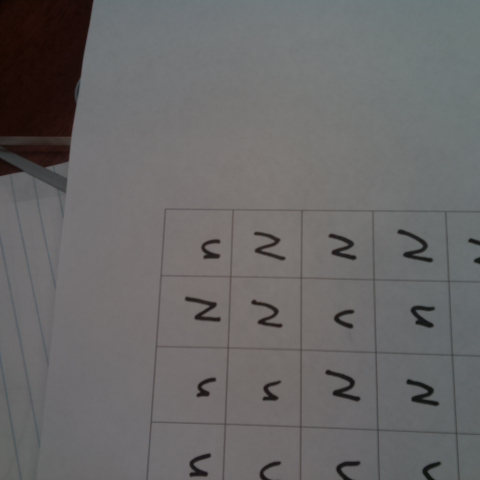
#> input picture TDS_Image_Proj/images/thefan1.jpg, 480 x 480 px; its folder holds only this picture in this run
$ jupyter execute --allow-errors 'Image Processing Tests.ipynb'   (shell and % lines are left out)
#> lines starting #> are read from the running program, lines starting #| are printed output that depends on the picture; after the words box and inside, x2 and y2 are one past the last pixel; in counts of white or black regions, pixels touching at a corner belong together
# TDS Character Recognition Project
## Image Preprocessing Tests

We'll use some packages we have not used before, namely: **skimage** and **opencv**. If necessary, install them with:
```bash
pip install scikit-image opencv-python opencv-contrib-python
```

[cell 1]
import skimage
from skimage import exposure
import matplotlib.pyplot as plt
import numpy as np
import cv2

import os
import glob

### Load our image database.

[cell 2]
imset = np.array([plt.imread(i) for i in glob.glob("../images/*.jpg")])

print("Size of our dataset: {} images.\nEach image has dimensions: {}.\nEach channel is of type: {}".format( \
    imset.shape[0], imset[0].shape, type(imset[0][0][0][0])))
#| Size of our dataset: 1 images.
#| Each image has dimensions: (480, 480, 3).
#| Each channel is of type: <class 'numpy.uint8'>

We will be working with a random sample image from the set from this point on.

[cell 3]
sim = np.random.permutation(imset)[0]
#> sim is the input picture: shape (480, 480, 3); mean R, G, B 105.2, 103.9, 103.8
plt.imshow(sim)

### Image cleanup

The original images didn't use any sofisticated methods for capturing (e.g. special lighting, controlled orientation, etc.). Therefore, we first need to perform some cleanup and enhancement, which will help subsequent algorithms perform their job.

[cell 4]
plt.figure(figsize=(16,8))

plt.subplot(241)
plt.imshow(exposure.rescale_intensity(sim))
plt.title("Rescale Intensity\n(still full color)")
plt.subplot(242)
plt.imshow(exposure.equalize_hist(skimage.color.rgb2gray(sim)), cmap="gray")
plt.title("Simple grayscale\nconversion")
plt.subplot(243)
plt.imshow(exposure.rescale_intensity(skimage.color.rgb2gray(sim)), cmap="gray")
plt.title("Rescale Intensity + \ngrayscale conversion")

plt.subplot(244)
plt.imshow(skimage.color.rgb2gray(exposure.equalize_adapthist(sim)), cmap="gray")
plt.title("Adaptive histogram + \ngrayscale conversion")
#plt.subplot(245)
#plt.imshow(exposure.equalize_hist(skimage.color.rgb2gray(sim)), cmap="gray")
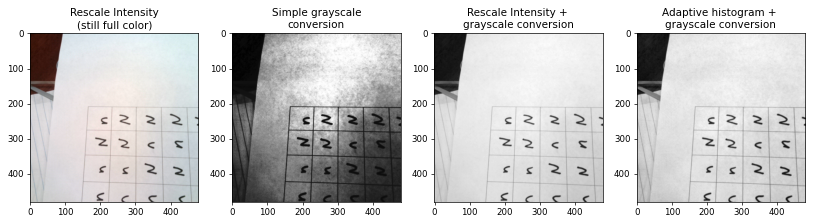
#> figure drawn by matplotlib, 4 panels

### Selected "Rescale Intensity" + Grayscale Conversion
(Note how the three channels for R, G, and B are flattened into a single channel.)

[cell 5]
sim.dtype

[cell 6]
print("Data type of each channel, originally: {}".format(sim.dtype))
#| Data type of each channel, originally: uint8

t = skimage.img_as_ubyte(skimage.color.rgb2gray(sim))
print("Data type of each channel after grayscale: {}".format(t.dtype))
#| Data type of each channel after grayscale: uint8

t = exposure.rescale_intensity(t)
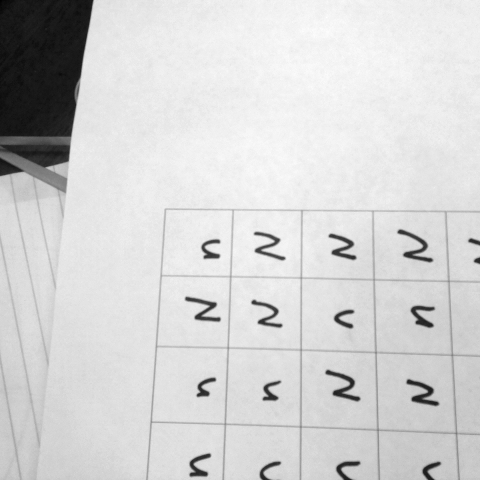
#> t: shape (480, 480); min 0, max 255, mean 210.7
print("Data type of each channel after rescaling intensity: {}".format(t.dtype))
#| Data type of each channel after rescaling intensity: uint8

[cell 7]
print("Image dimensions before conversion: {}".format(sim.shape))
#| Image dimensions before conversion: (480, 480, 3)
sim = skimage.img_as_ubyte(exposure.rescale_intensity(skimage.color.rgb2gray(sim)))
#> sim: shape (480, 480)
print("Image dimensions after conversion: {}".format(sim.shape))
#| Image dimensions after conversion: (480, 480)

### Edge detection

Let's find the edges using the Canny algorithm. Further reading here:
* https://en.wikipedia.org/wiki/Canny_edge_detector
* http://fourier.eng.hmc.edu/e161/lectures/canny/node1.html
* http://aishack.in/tutorials/canny-edge-detector/

[cell 8]
from skimage.feature import canny
edges = canny(sim)
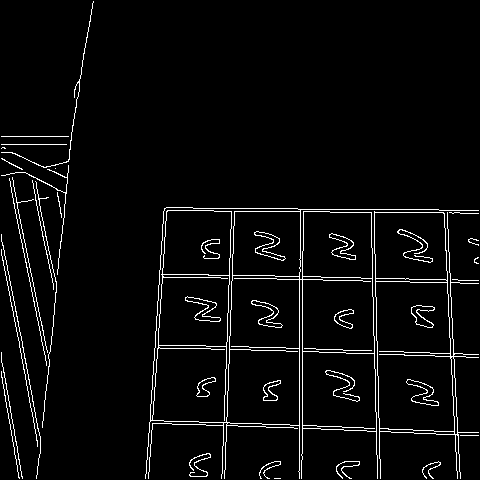
#> edges: shape (480, 480) bool; 4% white in thin lines or dots

plt.figure(figsize=(16,8))
plt.subplot(1,3,1)
plt.imshow(edges, cmap="gray")

from scipy import ndimage as ndi
plt.subplot(1,3,2)
plt.imshow(ndi.binary_fill_holes(edges), cmap="gray")

plt.subplot(1,3,3)
plt.imshow(canny(ndi.binary_fill_holes(edges)), cmap="gray")
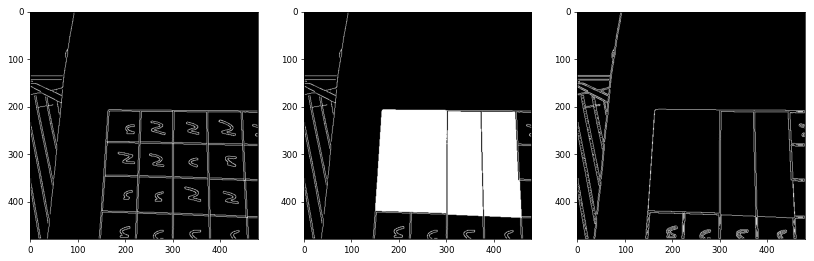
#> figure drawn by matplotlib, 3 panels

[cell 9]
contours = skimage.measure.find_contours(canny(ndi.binary_fill_holes(edges)),level=0.8)
#> contours = 655 point arrays, longest 749 points

print("Found {} contours".format(len(contours)))
#| Found 655 contours

[cell 10]
plt.figure(figsize=(16,8))
plt.subplot(1,2,1)

for n, contour in enumerate(contours):
    plt.plot(contour[:, 1], contour[:, 0], linewidth=2)
    #areas.append(skimage.measure.regionprops(skimage.measure.label(contour,connectivity=2)))
    if n==1:
        break
#> this loop made 2 passes
plt.title("Displaying {} contours".format(len(contours)))
plt.xlim(0, 480)
plt.ylim(0,480)
plt.gca().set_aspect('equal', adjustable='box')
plt.gca().invert_yaxis()

plt.subplot(1,2,2)
#> (the rest of this cell did not finish here and is left out)

[cell 11]
print("The contour is described with {} points in sequence. \n\nAn sample of these values is: \n\n{}".format( \
    len(contour), contour[0:10]))
#| The contour is described with 9 points in sequence.
#| An sample of these values is:
#| [[ 3.2 94. ]
#|  [ 3.  93.8]
#|  [ 2.  93.8]
#|  [ 1.  93.8]
#|  [ 0.8 94. ]
#|  [ 1.  94.2]
#|  [ 2.  94.2]
#|  [ 3.  94.2]
#|  [ 3.2 94. ]]

### Labeled regions

The labeling algorithm tries to group as many *connected* pixels as possible. Each group of pixels (called *a region*) is labeled with a number. The output of this algorithm is "an image" (i.e. an array representing an image), where each "pixel" has the value of its region. The background receives a value of zero.

[cell 12]
labeled = skimage.measure.label(ndi.binary_fill_holes(edges), return_num=True)

print("Found {} regions. A non-zero sample of the values is:\n\n{}".format(labeled[1], labeled[0][labeled[0] > 1][0:100]))
#| Found 28 regions. A non-zero sample of the values is:
#| [2 2 2 2 2 2 2 2 2 2 2 2 2 2 2 2 2 2 2 2 2 2 2 2 2 2 2 2 2 2 2 2 2 2 2 2 2
#|  2 2 2 2 2 2 2 2 2 2 2 2 2 2 2 2 2 2 2 2 2 2 2 2 2 2 2 2 2 2 2 3 3 3 3 3 3
#|  3 3 3 3 3 3 3 3 3 3 3 3 3 3 3 3 3 3 3 3 3 3 3 3 3 3]

plt.imshow(labeled[0], cmap="tab20")
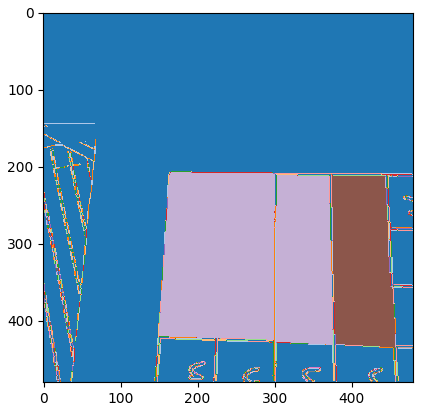
#> figure drawn by matplotlib, 1 panel

#### How do we find the correct region?
A good option for the type of images we are manipulating is to find the "largest" area(s) and do something with them. We will use the area of the regions to get the largest and discard the rest.

Using `skimage.measure.regionprops` we can obtain the area of the labeled regions. Note that we will obtain as many sets of properties as the number of regions we have.

[cell 13]
pr = skimage.measure.regionprops(labeled[0])
#> pr = 28 regions; largest, box (x1, y1, x2, y2) and area: (145, 207, 479, 479) 47447, (374, 211, 479, 479) 16959, (1, 1, 94, 168) 266, (35, 181, 57, 428) 264, (1, 234, 41, 479) 255
areas = np.array([pr[i].area for i in range(len(pr))])
#> areas = 28 values, max 47447 at index 12, min 1 at index 6, mean 2393.4
print("These are the areas for all of the regions: \n\t{}\n\nThe largest region is that at index {}.".format( \
    areas, np.argmax(areas)))
#| These are the areas for all of the regions:
#| 	[2.6600e+02 6.8000e+01 6.6000e+01 6.0000e+00 3.1000e+01 2.1700e+02
#|  1.0000e+00 1.9600e+02 1.9300e+02 1.1300e+02 2.6400e+02 2.9000e+01
#|  4.7447e+04 1.6959e+04 3.0000e+01 2.5500e+02 2.6000e+01 2.0200e+02
#|  1.5000e+01 2.7000e+01 1.3300e+02 1.1100e+02 1.9000e+01 1.1400e+02
#|  6.9000e+01 8.7000e+01 6.4000e+01 7.0000e+00]
#| The largest region is that at index 12.

[cell 14]
pr[0].coords
#> Out = 266 pairs, first value 1 to 167, second value 1 to 93

[cell 15]
simplified = skimage.measure.approximate_polygon(pr[0].coords, 10)
#> simplified = 29 pairs, first value 1 to 167, second value 1 to 93

plt.plot(simplified)
plt.title("{}\n{}".format(simplified.shape, pr[0].coords.shape))
plt.gca().set_aspect('equal', adjustable='box')
plt.gca().invert_yaxis()
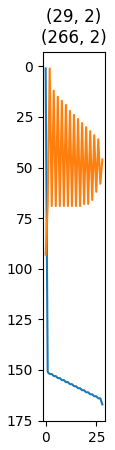
#> figure drawn by matplotlib, 1 panel; curve peaks at x = 28, y = 167; curve peaks at x = 0, y = 93

[cell 16]
pr[0].perimeter
#> Out = 273

[cell 17]
from skimage.feature import corner_harris, corner_subpix, corner_peaks

t = canny(ndi.binary_fill_holes(edges))
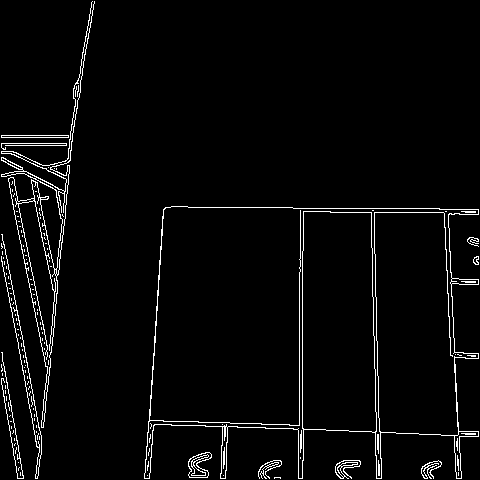
#> t: shape (480, 480) bool; 3.3% white in thin lines or dots

coords = corner_peaks(corner_harris(t), min_distance=50)
#> coords = 18 rows, first 8: [82, 77], [174, 65], [210, 302], [419, 150], [213, 370], [210, 164], [353, 153], [268, 300]
coords_subpix = corner_subpix(t, coords, window_size=13)
#> coords_subpix = 18 rows, first 8: [80.91, 78.37], [177, 67.32], [208.9, 301.4], [421.4, 149.1], [209.8, 372.5], [207.9, 163.6], [353.9, 153.6], [267.9, 300.9]

fig, ax = plt.subplots()
ax.imshow(sim, interpolation='nearest', cmap=plt.cm.gray)
ax.plot(coords[:, 1], coords[:, 0], '.b', markersize=3)
ax.plot(coords_subpix[:, 1], coords_subpix[:, 0], '+r', markersize=15)
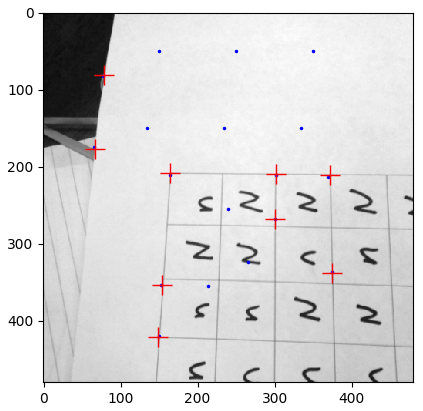
#> figure drawn by matplotlib, 1 panel

[cell 18]
edges = cv2.Canny(skimage.img_as_ubyte(sim), threshold1=30, threshold2=200)
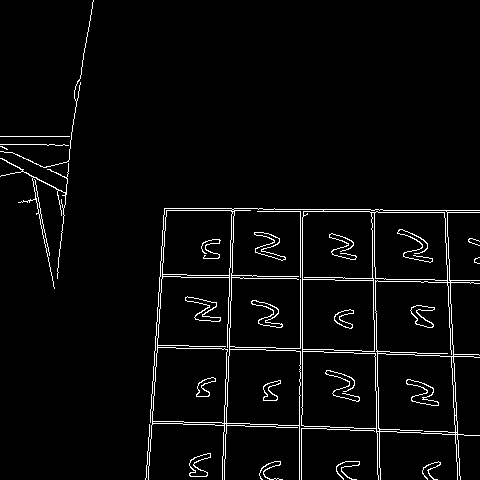
#> edges: shape (480, 480); 3.5% white in thin lines or dots

(contours, _) = cv2.findContours(edges.copy(), cv2.RETR_TREE, cv2.CHAIN_APPROX_SIMPLE)
#> contours = 56 contours, 15 with area under 20; largest, box (x1, y1, x2, y2) and area: (148, 208, 480, 480) 53453, (377, 353, 456, 435) 5853, (375, 280, 454, 357) 5534, (301, 351, 377, 429) 5514, (226, 349, 301, 426) 5367
contours = sorted(contours, key = cv2.contourArea, reverse = True)[0]
#> contours = contour of 415 points, box (x1, y1, x2, y2) (148, 208, 480, 480), area 53453
screenCnt = None
contours
#> Out has the same summary as contours

$ run again, on TDS_Image_Proj/images/thefan13.jpg
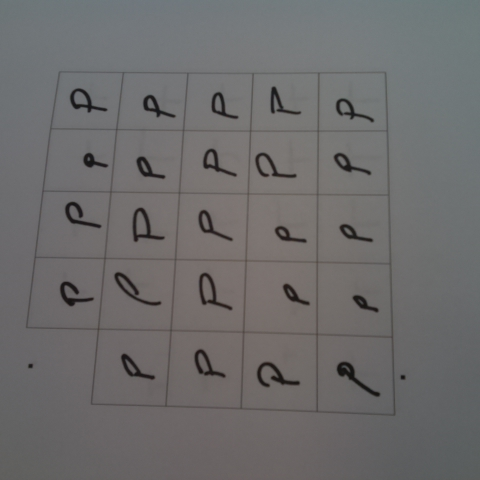
#> input picture TDS_Image_Proj/images/thefan13.jpg, 480 x 480 px
#| Size of our dataset: 1 images.
#| Each image has dimensions: (480, 480, 3).
#| Each channel is of type: <class 'numpy.uint8'>
#> sim is the input picture: shape (480, 480, 3); mean R, G, B 108.8, 107.6, 107.8
#| Data type of each channel, originally: uint8
#| Data type of each channel after grayscale: uint8
#| Data type of each channel after rescaling intensity: uint8
#| Image dimensions before conversion: (480, 480, 3)
#> sim: shape (480, 480)
#| Image dimensions after conversion: (480, 480)
#> `contours = skimage.measure.find_contours(canny(ndi.binary_fill_holes(e..`: contours = 54 point arrays, longest 625 points
#| Found 54 contours
#> the loop `for n, contour in enumerate(contours):` made 2 passes
#| The contour is described with 45 points in sequence.
#| An sample of these values is:
#| [[82.2 56. ]
#|  [82.  55.8]
#|  [81.  55.8]
#|  [80.  55.8]
#> (further printed lines are left out)
#| Found 3 regions. A non-zero sample of the values is:
#| [2 2 2 2 2 2 2 2 2 2 2 2 2 2 2 2 2 2 2 2 2 2 3 3 3 3 3 3 3 3 3 3 3 3 3 3 3
#|  3 3 3 3 3 3 3 3]
#> pr = 3 regions; box (x1, y1, x2, y2) and area: (25, 70, 397, 417) 115357, (400, 375, 406, 380) 23, (28, 363, 33, 369) 22
#> areas = [115357, 22, 23]
#| These are the areas for all of the regions:
#| 	[1.15357e+05 2.20000e+01 2.30000e+01]
#| The largest region is that at index 0.
#> `pr[0].coords`: Out = 115357 pairs, first value 70 to 416, second value 25 to 396
#> simplified = 636 pairs, first value 70 to 416, second value 25 to 395
#> `pr[0].perimeter`: Out = 1411.4
#> `t = canny(ndi.binary_fill_holes(edges))`:
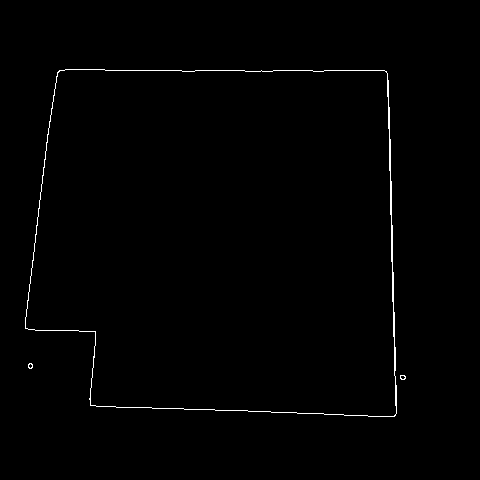
#> t: shape (480, 480) bool; 0.73% white in thin lines or dots, all inside (x1, y1, x2, y2) = (25, 69, 406, 417)
#> coords = 25 pairs, first value 69 to 412, second value 58 to 403
#> coords_subpix = 25 rows, first 8: [376.9, 402.4], [331, 95.05], [404.5, 89.98], [70.38, 386.5], [71.03, 57.37], [130.1, 388.7], [178.9, 390.3], [263.1, 391.7]
#> `edges = cv2.Canny(skimage.img_as_ubyte(sim), threshold1=30, threshold2..`:
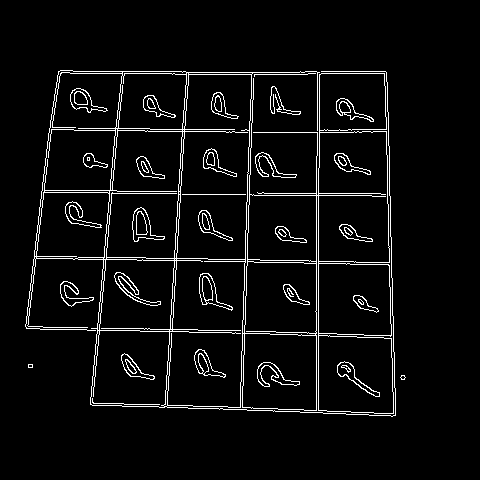
#> edges: shape (480, 480); 4.9% white in thin lines or dots, all inside (x1, y1, x2, y2) = (25, 70, 406, 417)
#> `(contours, _) = cv2.findContours(edges.copy(), cv2.RETR_TREE, cv2.CHAI..`: contours = 123 contours, 18 with area under 20; largest, box (x1, y1, x2, y2) and area: (25, 70, 396, 417) 97992, (176, 74, 252, 260) 12164, (163, 258, 246, 408) 10562, (318, 131, 390, 263) 8971, (103, 130, 183, 260) 8593
#> `contours = sorted(contours, key = cv2.contourArea, reverse = True)[0]`: contours = contour of 510 points, box (x1, y1, x2, y2) (25, 70, 396, 417), area 97992
#> `contours`: Out has the same summary as contours
